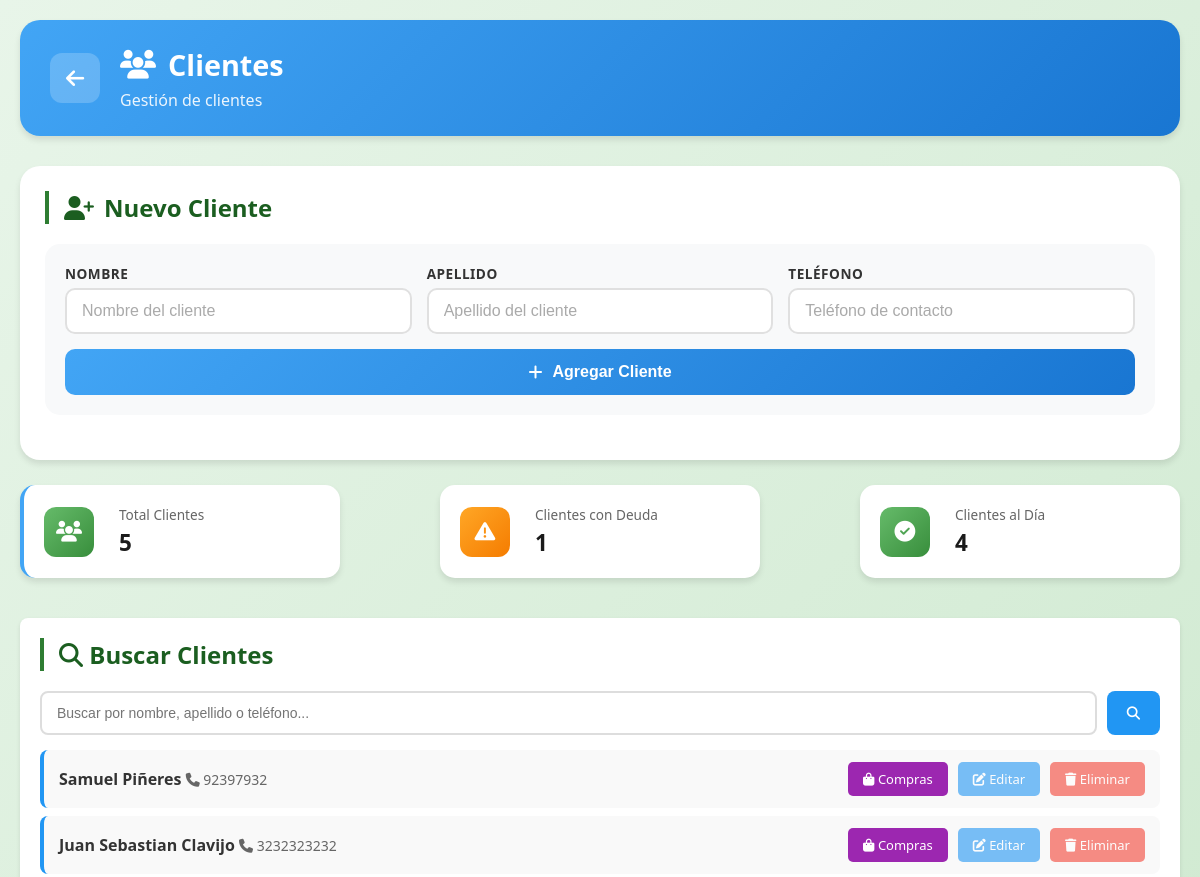
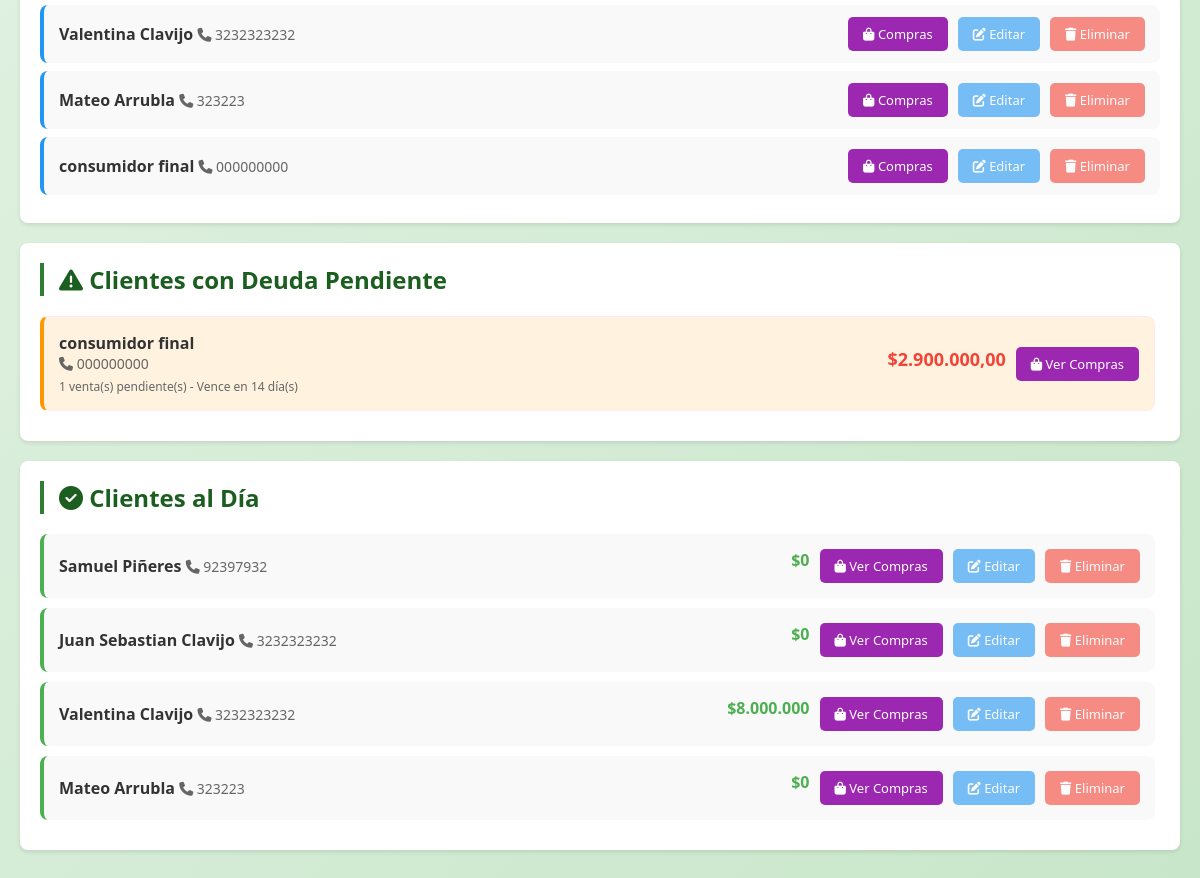
The app's page /clientes/ (signed in) with its own data (2 pictures, top to bottom).
### apps/clientes/models.py (models this page shows, shortened)
class Clientes(models.Model):
    idCliente = models.AutoField(primary_key=True)
    nombre = models.CharField(max_length=50)
    apellido = models.CharField(max_length=50)
    telefono = models.CharField(max_length=22)
    inicial = models.DecimalField(max_digits=10, decimal_places=2, default=0)
    saldo = models.DecimalField(max_digits=10, decimal_places=2, default=0)

### apps/clientes/views.py (the view, shortened to what this page needs)
# urls.py: path('', views.ClienteListView.as_view(), name='cliente_list'),
class ClienteListView(FormMixin, ListView):
    model = Clientes
    template_name = 'clientes.html'
    context_object_name = 'clientes'
    form_class = ClienteForm
    success_url = reverse_lazy('cliente_list')
    def get_context_data(self, **kwargs):
        context = super().get_context_data(**kwargs)
        context['form'] = self.get_form()
        clientes_con_deuda = []
        clientes_pagados = []
        for cliente in context['clientes']:
            ventas_pendientes = Venta.objects.filter(
                cliente=cliente,
                estado_pago__in=['pendiente', 'vencido']
            )
            if ventas_pendientes.exists():
                total_deuda = sum(venta.saldo_pendiente for venta in ventas_pendientes)
                dias_vencimiento = []
                for venta in ventas_pendientes:
                    if venta.fecha_vencimiento:
                        dias = venta.dias_para_vencimiento
                        if dias is not None:
                            dias_vencimiento.append(dias)
                estado_critico = 'pendiente'
                dias_validos = [d for d in dias_vencimiento if d is not None]
                if any(d < 0 for d in dias_validos):
                    estado_critico = 'vencido'
                elif any(d <= 1 for d in dias_validos):
                    estado_critico = 'urgente'
                clientes_con_deuda.append({
                    'cliente': cliente,
                    'total_deuda': total_deuda,
                    'ventas_pendientes': ventas_pendientes.count(),
                    'estado': estado_critico,
                    'dias_minimos': min(d for d in dias_vencimiento if d is not None) if dias_vencimiento else None
                })
            else:
                total_compras = Venta.objects.filter(cliente=cliente).aggregate(
                    total=Sum('total')
                )['total'] or 0
                clientes_pagados.append({
                    'cliente': cliente,
                    'total_compras': total_compras
                })
        clientes_con_deuda.sort(key=lambda x: x['total_deuda'], reverse=True)
        context['clientes_con_deuda'] = clientes_con_deuda
        context['clientes_pagados'] = clientes_pagados
        return context

### apps/clientes/forms.py
class ClienteForm(forms.ModelForm):
    class Meta:
        model = Clientes
        fields = ['nombre', 'apellido', 'telefono']
        widgets = {
            'nombre': forms.TextInput(attrs={
                'class': 'form-input',
                'placeholder': 'Nombre del cliente'
            }),
            'apellido': forms.TextInput(attrs={
                'class': 'form-input',
                'placeholder': 'Apellido del cliente'
            }),
            'telefono': forms.TextInput(attrs={
                'class': 'form-input',
                'placeholder': 'Teléfono de contacto'
            }),
        }

### apps/ventas/models.py (called while the page is built)
    @property
    def saldo_pendiente(self):
        return self.total - self.monto_pagado

    @property
    def dias_para_vencimiento(self):
        if self.fecha_vencimiento and self.estado_pago == 'pendiente':
            return (self.fecha_vencimiento - timezone.now().date()).days
        return None

### apps/clientes/templates/clientes.html (shortened to what this page needs)
{% load static %}
<!DOCTYPE html>
<html lang="es">
<head>
    <link rel="stylesheet" href="{% static 'css/style.css' %}">
    <link rel="stylesheet" href="https://cdnjs.cloudflare.com/ajax/libs/font-awesome/6.5.1/css/all.min.css">
</head>
<body>
    <div class="container">
        <header class="page-header clientes-header">
            <a href="{% url 'inicio' %}" class="btn-volver">
                <i class="fas fa-arrow-left"></i>
            </a>
            <div class="header-info">
                <h1><i class="fas fa-users"></i> Clientes</h1>
                <p>Gestión de clientes</p>
            </div>
        </header>
        <section class="form-section">
            <h2 class="section-title"><i class="fas fa-user-plus"></i> Nuevo Cliente</h2>
            <form id="formClientes" class="form-agregar" method="post">
                <div class="form-row">
                    <div class="form-group">
                        <label for="id_nombre">Nombre</label>
                        {{ form.nombre }}
                    </div>
                    <div class="form-group">
                        <label for="id_apellido">Apellido</label>
                        {{ form.apellido }}
                    </div>
                    <div class="form-group">
                        <label for="id_telefono">Teléfono</label>
                        {{ form.telefono }}
                    </div>
                </div>
                <button type="submit" class="btn-agregar clientes-btn">
                    <i class="fas fa-plus"></i> Agregar Cliente
                </button>
            </form>
        </section>
        <section class="resumen-section">
            <div class="resumen-card clientes-card">
                <div class="resumen-icon">
                    <i class="fas fa-users"></i>
                </div>
                <div class="resumen-info">
                    <span class="resumen-label">Total Clientes</span>
                    <span class="resumen-valor">{{ clientes|length }}</span>
                </div>
            </div>
            <div class="resumen-card">
                <div class="resumen-icon warning">
                    <i class="fas fa-exclamation-triangle"></i>
                </div>
                <div class="resumen-info">
                    <span class="resumen-label">Clientes con Deuda</span>
                    <span class="resumen-valor">{{ clientes_con_deuda|length }}</span>
                </div>
            </div>
            <div class="resumen-card">
                <div class="resumen-icon">
                    <i class="fas fa-check-circle"></i>
                </div>
                <div class="resumen-info">
                    <span class="resumen-label">Clientes al Día</span>
                    <span class="resumen-valor">{{ clientes_pagados|length }}</span>
                </div>
            </div>
        </section>
        <section class="search-section">
            <div class="lista-header">
                <h2 class="section-title"><i class="fas fa-search"></i> Buscar Clientes</h2>
            </div>
            <div class="search-box">
                <input type="text" id="searchInput" class="search-input" placeholder="Buscar por nombre, apellido o teléfono...">
                <button class="search-icon">
                    <i class="fas fa-search"></i>
                </button>
            </div>
            <div class="todos-clientes-list" id="todosClientesList">
                {% for cliente in clientes %}
                <div class="cliente-all-item" data-nombre="{{ cliente.nombre|lower }}" data-apellido="{{ cliente.apellido|lower }}" data-telefono="{{ cliente.telefono }}">
                    <div class="cliente-info">
                        <span class="cliente-nombre">{{ cliente.nombre }} {{ cliente.apellido }}</span>
                        <span class="cliente-telefono"><i class="fas fa-phone"></i> {{ cliente.telefono }}</span>
                    </div>
                    <div class="cliente-acciones">
                        <a href="{% url 'cliente_compras' cliente.pk %}" class="btn-compras">
                            <i class="fas fa-shopping-bag"></i> Compras
                        </a>
                        <a href="{% url 'cliente_update' cliente.pk %}" class="btn-editar">
                            <i class="fas fa-edit"></i> Editar
                        </a>
                        <a href="{% url 'cliente_delete' cliente.pk %}" class="btn-eliminar">
                            <i class="fas fa-trash"></i> Eliminar
                        </a>
                    </div>
                </div>
                {% empty %}
                <p class="empty-message">No hay clientes registrados</p>
                {% endfor %}
            </div>
        </section>
        {% if clientes_con_deuda %}
        <section class="deuda-section">
            <div class="lista-header">
                <h2 class="section-title"><i class="fas fa-exclamation-triangle"></i> Clientes con Deuda Pendiente</h2>
            </div>
            <div class="lista-container">
                {% for deuda in clientes_con_deuda %}
                <div class="cliente-deuda-item {{ deuda.estado }}">
                    <div class="deuda-info">
                        <span class="cliente-nombre">{{ deuda.cliente.nombre }} {{ deuda.cliente.apellido }}</span>
                        <span class="cliente-telefono"><i class="fas fa-phone"></i> {{ deuda.cliente.telefono }}</span>
                        <div class="deuda-detalle">
                            {{ deuda.ventas_pendientes }} venta(s) pendiente(s)
                            {% if deuda.dias_minimos is not None %}
                                {% if deuda.dias_minimos < 0 %}
                                    - Vencida hace {{ deuda.dias_minimos.abs }} día(s)
                                {% elif deuda.dias_minimos == 0 %}
                                    - Vence hoy
                                {% elif deuda.dias_minimos == 1 %}
                                    - Vence mañana
                                {% else %}
                                    - Vence en {{ deuda.dias_minimos }} día(s)
                                {% endif %}
                            {% endif %}
                        </div>
                    </div>
                    <div class="cliente-acciones">
                        <div class="deuda-monto">${{ deuda.total_deuda }}</div>
                        <a href="{% url 'cliente_compras' deuda.cliente.pk %}" class="btn-compras">
                            <i class="fas fa-shopping-bag"></i> Ver Compras
                        </a>
                    </div>
                </div>
                {% endfor %}
            </div>
        </section>
        {% endif %}
        <section class="deuda-section">
            <div class="lista-header">
                <h2 class="section-title"><i class="fas fa-check-circle"></i> Clientes al Día</h2>
            </div>
            <div class="lista-container">
                {% for pagado in clientes_pagados %}
                <div class="cliente-pagado-item">
                    <div class="pagado-info">
                        <span class="cliente-nombre">{{ pagado.cliente.nombre }} {{ pagado.cliente.apellido }}</span>
                        <span class="cliente-telefono"><i class="fas fa-phone"></i> {{ pagado.cliente.telefono }}</span>
                    </div>
                    <div class="cliente-acciones">
                        <div class="pagado-monto">${{ pagado.total_compras }}</div>
                        <a href="{% url 'cliente_compras' pagado.cliente.pk %}" class="btn-compras">
                            <i class="fas fa-shopping-bag"></i> Ver Compras
                        </a>
                        <a href="{% url 'cliente_update' pagado.cliente.pk %}" class="btn-editar">
                            <i class="fas fa-edit"></i> Editar
                        </a>
                        <a href="{% url 'cliente_delete' pagado.cliente.pk %}" class="btn-eliminar">
                            <i class="fas fa-trash"></i> Eliminar
                        </a>
                    </div>
                </div>
                {% empty %}
                <p class="empty-message">No hay clientes al día</p>
                {% endfor %}
            </div>
        </section>
    </div>
</body>
</html>

### apps/clientes/templates/clientes.html (style rules this page uses)
.form-row { display: flex; gap: 15px; flex-wrap: wrap; margin-bottom: 15px; }
.form-group { flex: 1; min-width: 200px; }
.form-group label { display: block; margin-bottom: 5px; font-weight: 600; color: #333; }
.form-input { width: 100%; padding: 12px 15px; border: 2px solid #ddd; border-radius: 8px; font-size: 14px; transition: border-color 0.3s, box-shadow 0.3s; box-sizing: border-box; }
.form-input::placeholder { color: #999; }
.cliente-info { flex: 1; }
.cliente-nombre { font-weight: 600; color: #333; }
.cliente-telefono { color: #666; font-size: 14px; }
.cliente-acciones { display: flex; gap: 10px; }
.cliente-acciones a { padding: 8px 15px; border-radius: 5px; text-decoration: none; font-size: 13px; transition: background 0.3s; }
.btn-editar { background: #2196F3; color: white; }
.btn-eliminar { background: #f44336; color: white; }
.btn-compras { background: #9C27B0; color: white; }
.deuda-section { background: white; padding: 20px; border-radius: 8px; box-shadow: 0 2px 4px rgba(0,0,0,0.1); margin-bottom: 20px; }
.cliente-deuda-item { display: flex; justify-content: space-between; align-items: center; padding: 15px; border: 1px solid #ffebee; border-radius: 8px; margin-bottom: 10px; background: #fff5f5; border-left: 4px solid; }
.cliente-deuda-item.pendiente { border-left-color: #ff9800; background: #fff3e0; }
.deuda-info { flex: 1; }
.deuda-monto { font-size: 18px; font-weight: bold; color: #f44336; }
.deuda-detalle { font-size: 12px; color: #666; margin-top: 5px; }
.cliente-pagado-item { display: flex; justify-content: space-between; align-items: center; padding: 15px; background: #f9f9f9; border-radius: 8px; margin-bottom: 10px; border-left: 4px solid #4CAF50; }
.pagado-info { flex: 1; }
.pagado-monto { font-size: 16px; font-weight: bold; color: #4CAF50; }
.search-section { background: white; padding: 20px; border-radius: 8px; box-shadow: 0 2px 4px rgba(0,0,0,0.1); margin-bottom: 20px; }
.search-box { display: flex; gap: 10px; margin-bottom: 15px; }
.search-input { flex: 1; padding: 12px 15px; border: 2px solid #ddd; border-radius: 8px; font-size: 14px; transition: border-color 0.3s, box-shadow 0.3s; }
.search-icon { padding: 12px 20px; background: #2196F3; color: white; border: none; border-radius: 8px; cursor: pointer; }
.todos-clientes-list { max-height: 400px; overflow-y: auto; }
.cliente-all-item { display: flex; justify-content: space-between; align-items: center; padding: 12px 15px; background: #f9f9f9; border-radius: 8px; margin-bottom: 8px; border-left: 4px solid #2196F3; transition: background 0.3s; }

### records on screen
Clientes: nombre "Samuel", apellido "Piñeres", telefono "92397932", cliente.nombre "Samuel", cliente.apellido "Piñeres", cliente.telefono "92397932", total_compras "0"
Clientes: nombre "Juan Sebastian", apellido "Clavijo", telefono "3232323232", cliente.nombre "Juan Sebastian", cliente.apellido "Clavijo", cliente.telefono "3232323232", total_compras "0"
Clientes: nombre "Valentina", apellido "Clavijo", telefono "3232323232", cliente.nombre "Valentina", cliente.apellido "Clavijo", cliente.telefono "3232323232", total_compras "8.000.000"
Clientes: nombre "Mateo", apellido "Arrubla", telefono "323223", cliente.nombre "Mateo", cliente.apellido "Arrubla", cliente.telefono "323223", total_compras "0"
Clientes: nombre "consumidor", apellido "final", telefono "000000000", cliente.nombre "consumidor", cliente.apellido "final", cliente.telefono "000000000", ventas_pendientes "1", dias_minimos "14", total_deuda "2.900.000,00"

### other values on screen
{{ clientes|length }} "5"
{{ clientes_con_deuda|length }} "1"
{{ clientes_pagados|length }} "4"
